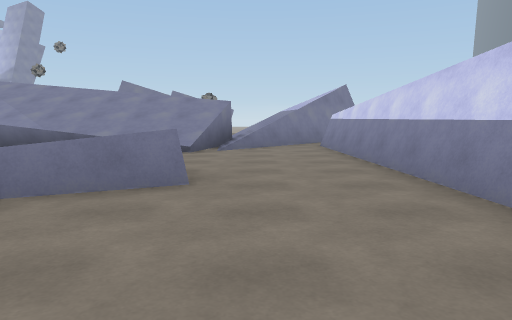
view 1 (above)

24 first-person views from a walk through a 3-D level made in the Unity game engine. The camera is 1.2 m above the floor, tilts 6° down and sees 70° across. The floor is counted in squares, 2 m on a side. Each view is taken from the middle of a square. On the plan, view 1 faces up. The plan holds only what a view shows up to about 10 squares ahead; the rest is blank. The place goes on beyond the plan. Surface patterns are stand-ins for the level's own textures.

view 2
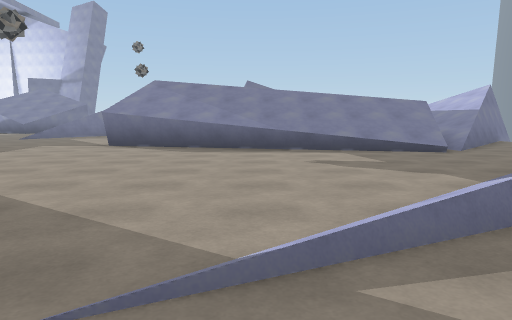

view 3
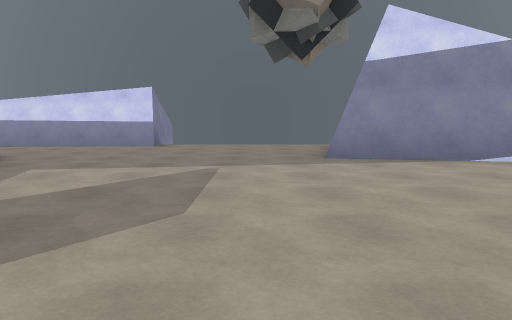

view 4
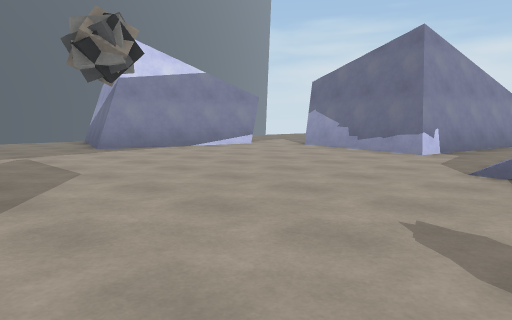

view 5
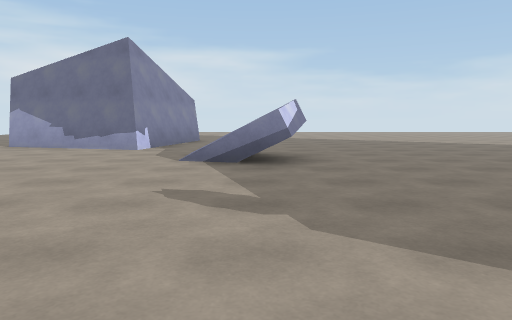

view 6
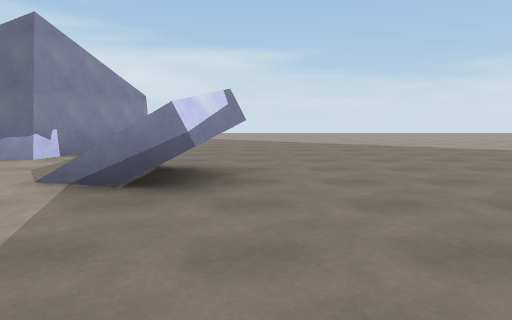

view 7
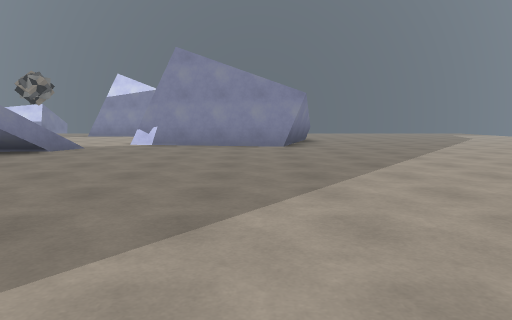

view 8
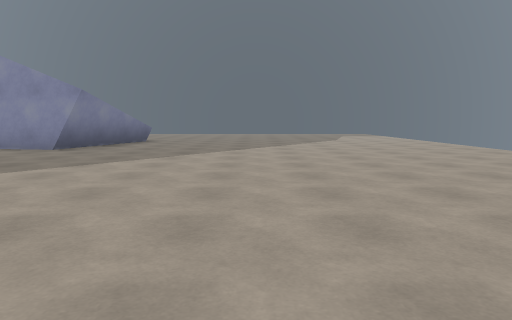

view 9
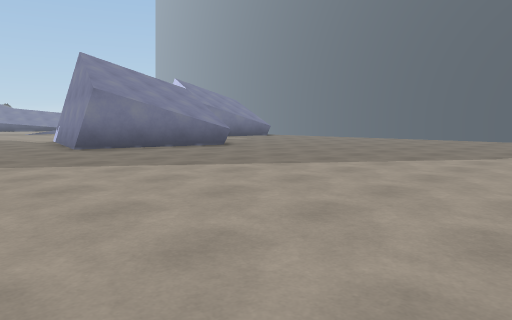

view 10
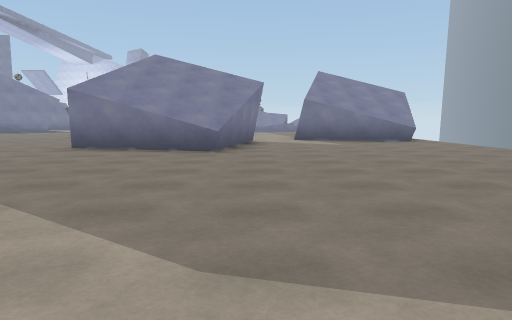

view 11
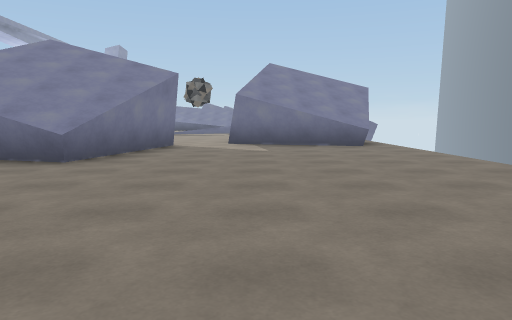

view 12
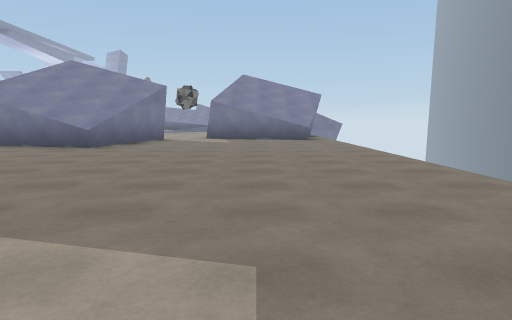

view 13
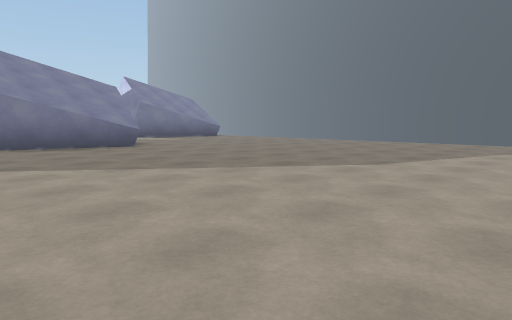

view 14
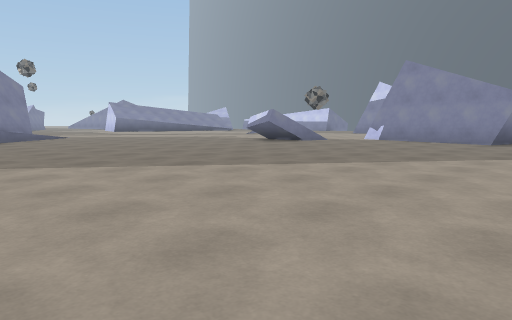

view 15
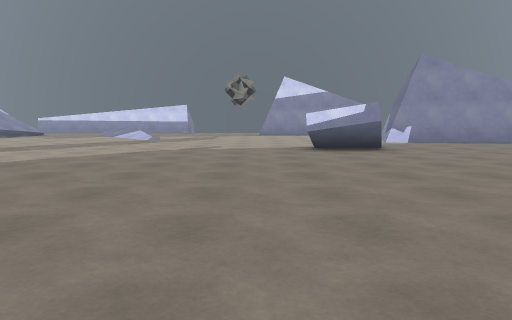

view 16
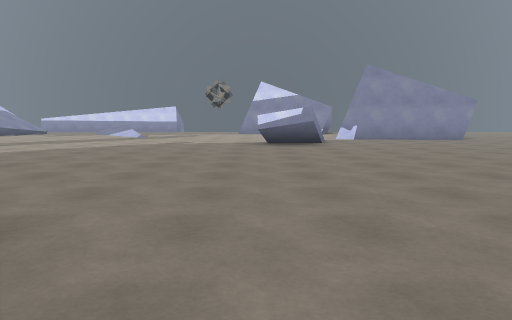

view 17
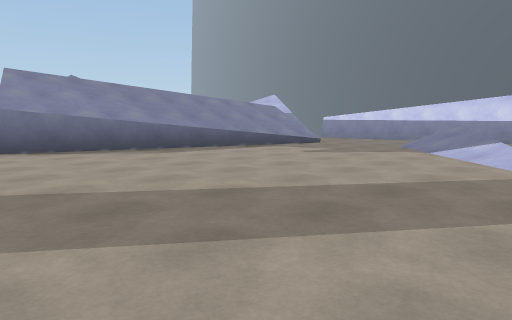

view 18
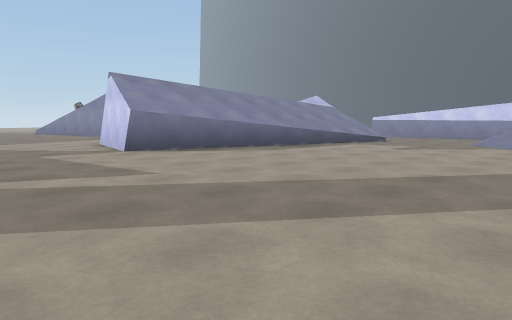

view 19
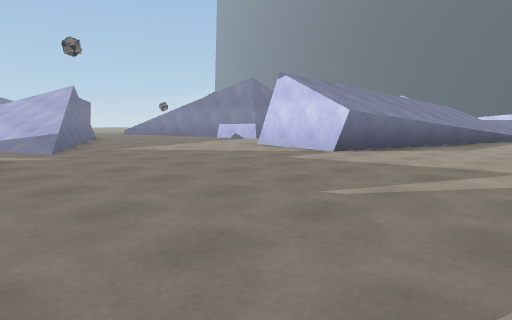

view 20
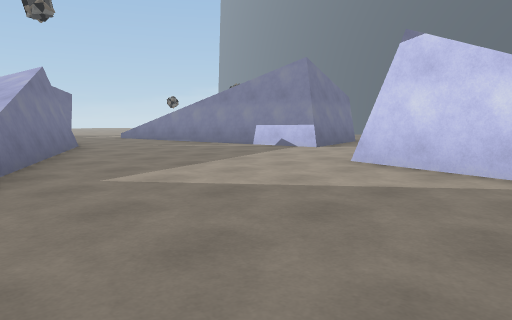

view 21
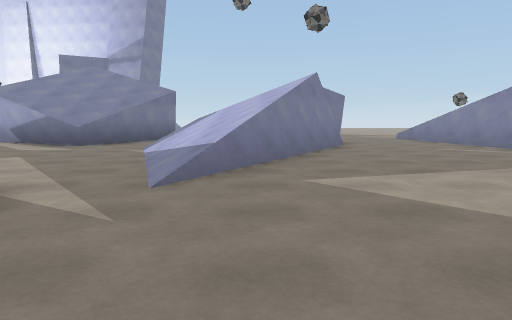

view 22
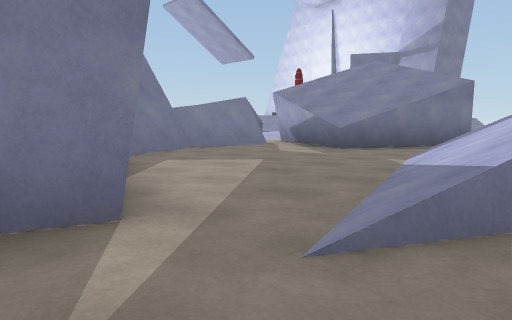

view 23
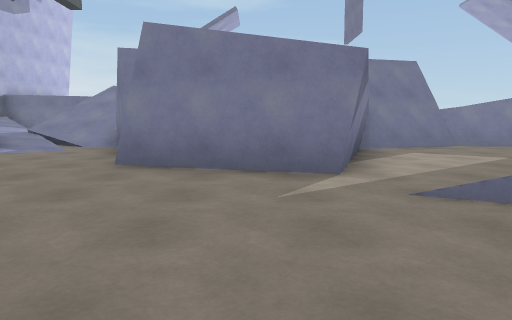

view 24
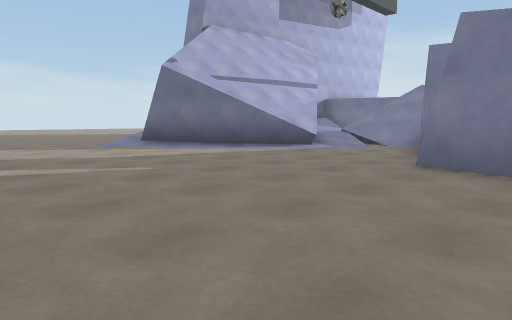

### Floor plan
Key: @ floor where view 1 was taken; # wall or solid block; . main floor; : floor 0.25 m higher than the main floor; / step, stairs or slope; = window, fence, low wall or low ledge; ^ raised ledge; v drop or lower ground.
Columns run from 20 left of view 1 to 3 right of it. Each row starts with its distance up from view 1.
 21     ##
 20     #.
 19  ####.    #.../
 18  #.^^.////v...#
 17  #....///=....#
 16 ##....///#....#
 15 ##.....//.....#v#
 14 /#...../=........
 13   ##.../.......
 12    ###........
 11      #......#=
 10      #....../////=##/=
  9    =##....../////////.^
  8  //.........../=/////.#
  7 //................/...#
  6 ///^..................#
  5 v/ ##.................#
  4     #............./=..#
  3     ##.........../==..#
  2      #/.........:.....##
  1       .................
  0      ...............@..
 -1     ...................
 -2   .....................
 -3  ..........#.......###
 -4   ........#//......#
 -5    ......../#......#
 -6    ...........#....##
 -7    ...........####..#^.
 -8    ..........## ##.....
 -9   ...........## #......
-10   ...........####......
-11   ..............^......
-12   .....................
-13       .................
-14      ..................
-15       .................
-16        ................
-17          ..............
-18           ............
-19             ....    .

Positions as (right, up) in squares from view 1, and headings:
1: (0, 0), facing up
2: (-5, 0), facing up
3: (-7, -1), facing right
4: (-9, 1), facing down-right
5: (-9, 2), facing down
6: (-10, 0), facing down
7: (-16, -9), facing right
8: (-15, -14), facing right
9: (-10, -18), facing up-right
10: (-3, -18), facing up
11: (-1, -16), facing up
12: (0, -19), facing up
13: (-8, -19), facing up-right
14: (-18, -12), facing up-right
15: (-17, -2), facing right
16: (-19, -3), facing right
17: (-10, 1), facing up-right
18: (-12, 2), facing up-right
19: (-15, 5), facing up-right
20: (-13, 9), facing up-right
21: (-12, 9), facing up
22: (-12, 11), facing up-left
23: (-10, 11), facing left
24: (-10, 11), facing down-left
